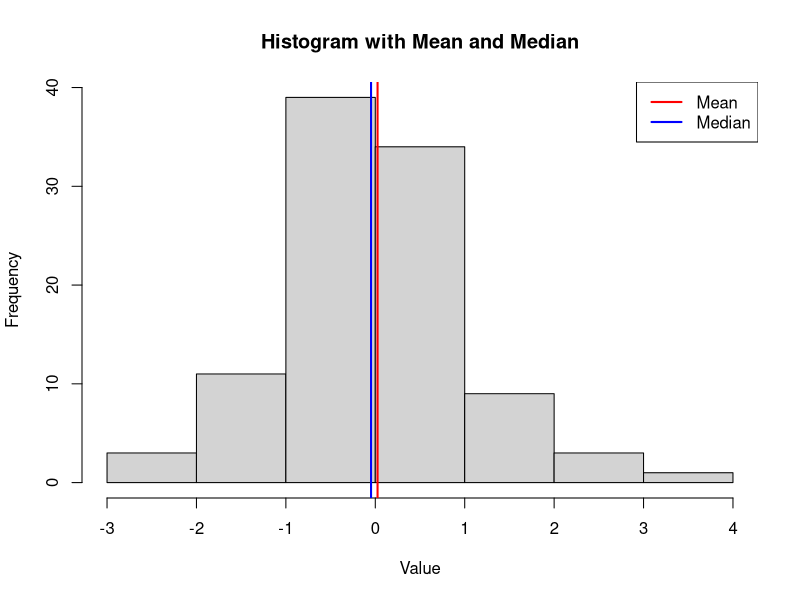

Reproduce this figure in R.
# Create sample data
data <- rnorm(100)

# Histogram
hist(data, main = "Histogram with Mean and Median", xlab = "Value", ylab = "Frequency")
abline(v = mean(data), col = "red", lwd = 2)
abline(v = median(data), col = "blue", lwd = 2)
legend("topright", legend = c("Mean", "Median"), col = c("red", "blue"), lty = 1, lwd = 2)